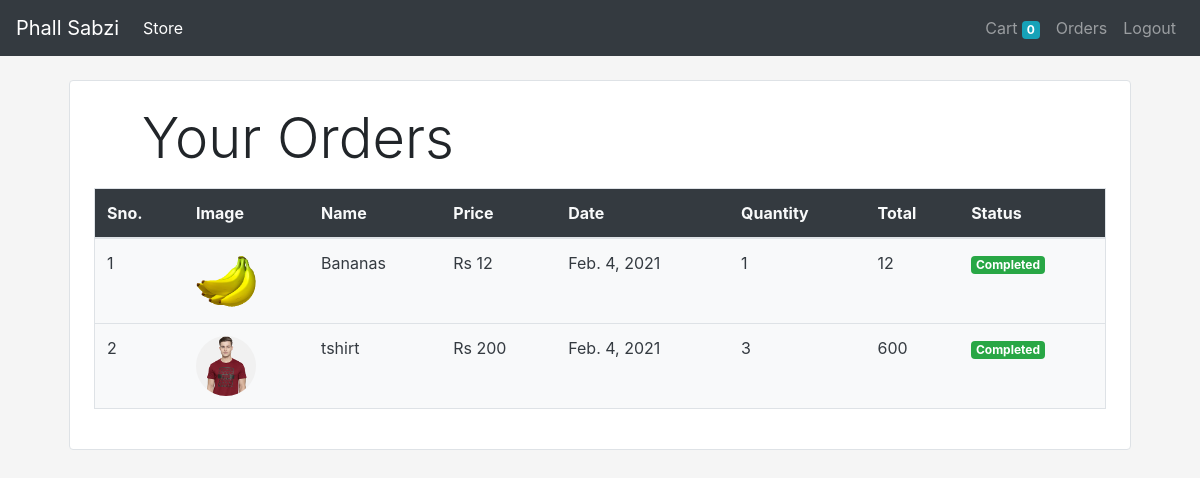
Screenshot of /orders (signed in) with the database file from the repository.
### store/models/orders.py (models this page shows, shortened)
class Order(models.Model):
    product=models.ForeignKey(Product,on_delete=models.CASCADE)
    customer=models.ForeignKey(Customer,on_delete=models.CASCADE)
    quantity=models.IntegerField(default=1)
    price=models.IntegerField()
    address=models.CharField(max_length=300,default='',blank=True)
    phone=models.CharField(max_length=15,default='2',blank=True)
    date=models.DateField(default=datetime.datetime.today)
    status = models.BooleanField(default=False)
    @staticmethod
    def get_orders_by_customer(customer_id):
        return Order.objects.filter(customer=customer_id).order_by('-date')

### store/models/product.py (models this page shows, shortened)
class Product(models.Model):
    name = models.CharField(max_length=50)
    price = models.IntegerField(default=0)
    category=models.ForeignKey(Category,on_delete=models.CASCADE,default=1)
    description = models.CharField(max_length=200 , default='',null=True,blank=True)
    image = models.ImageField(upload_to='uploads/products/')

### store/middlewares/auth.py (the view)
    def middleware(request):
        returnUrl=request.META['PATH_INFO']
        if not request.session.get('customer'):
            return redirect(f'login?ret_url{returnUrl} ')
        response = get_response(request)
        return response

### store/templatetags/custom_filter.py (called while the page is built)
@register.filter(name="currency")
def is_in_cart(number):
        return "Rs "+str(number)

@register.filter(name="multiply")
def multiply(number,number1):
        return number*number1

### store/views/orders.py (called while the page is built)
    def get(self,request):
        customer=request.session.get('customer')
        orders=Order.get_orders_by_customer(customer)
        print(orders)
        return render(request,'orders.html',{'orders':orders})

### store/templates/orders.html
{% extends 'base.html'%}
{%load cart%}
{%load custom_filter%}
{% block content%}
<div class="container">
    <div class="border rounded p-4 m-4" style="background-color:white;">
        <p class="display-4 pl-4 ml-4">Your Orders</p>
        <table class="table border rounded">
            <thead class="bg-dark text-light">
                <tr>
                    <th>Sno.</th>
                    <th>Image</th>
                    <th>Name</th>
                    <th>Price</th>
                    <th>Date</th>
                    <th>Quantity</th>
                    <th>Total</th>
                    <th>Status</th>
                </tr>
            </thead>
            <tbody class="bg-light text-dark">
            {% for order in orders%}
            <tr>
                <td >{{forloop.counter}}</td>
                <td><img style="height:60px;" class="rounded-circle" src="{{order.product.image.url}}" alt=""></td>
                <td>{{order.product.name}}</td>
                <td>{{order.price|currency}}</td>
                <td>{{order.date}}</td>
                <td>{{order.quantity}}</td>
                <td>{{order.quantity|multiply:order.price}}</td>
                    {% if order.status%}
                <td><small class="badge badge-success">Completed</small></td>
                 {%else%}
                <td><small class="badge badge-warning">Pending</small></td>
                    {%endif%}
            </tr>
            {% endfor %}
            </tbody>
        </table>
    </div>
</div>
{%endblock%}

### rows the page displays
Order: product.image (picture), product.name "Bananas", price "Rs 12", date "Feb. 4, 2021", quantity "1", quantity|multiply "12", status "Completed"
Order: product.image (picture), product.name "tshirt", price "Rs 200", date "Feb. 4, 2021", quantity "3", quantity|multiply "600", status "Completed"

### other values shown
{{ request.session.cart.keys|length }} "0"
